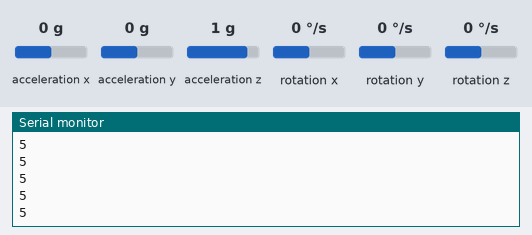
Recording of a sketch running on a simulated Arduino Uno, built with avr-gcc and run on an emulated ATmega328P. Parts: the last lines printed to the serial monitor. The inputs (shaded band) are chosen by the test bench; at power-on: acceleration x 0 g, acceleration y 0 g, acceleration z 1 g, rotation x 0 °/s, rotation y 0 °/s, rotation z 0 °/s.

Above: at 1.2 s.
1.3 s: acceleration x set to -1.4 g
At 1.8 s:
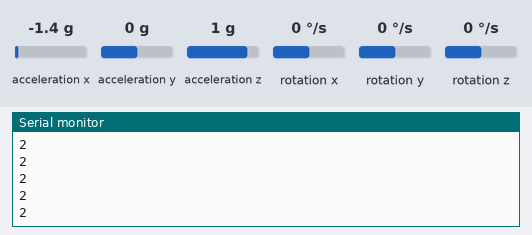
2.8 s: acceleration y set to -1.4 g
At 3.3 s:
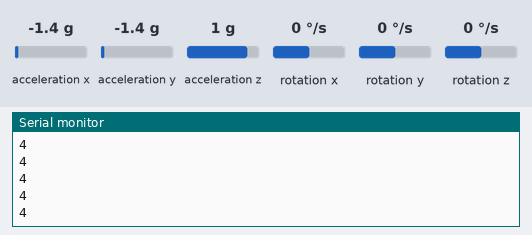
4.3 s: acceleration z set to -1.4 g
At 5.3 s:
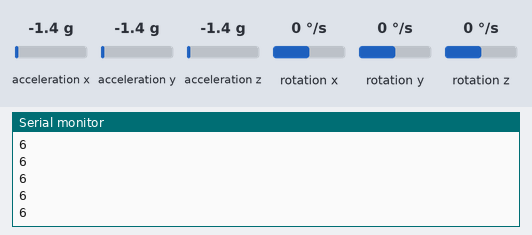
Timing chart, 0 to 7.3 s (numbered marks = the images above; inputs shaded):
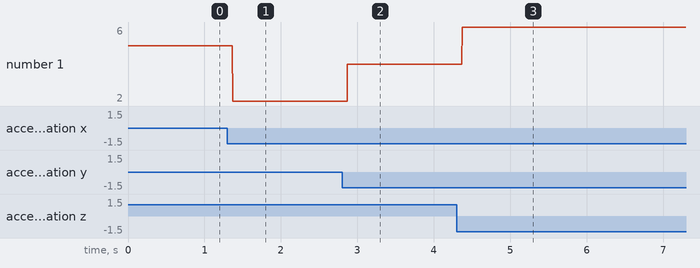

Measured:
- after the input at 1.3 s, the serial monitor: prints a new line after 0.07 s (image 1)
- after the input at 2.8 s, the serial monitor: prints a new line after 0.07 s (image 2)
- after the input at 4.3 s, the serial monitor: prints a new line after 0.07 s (image 3)
- plotted number 1: 5 → 2 after the input at 1.3 s, 2 → 4 after the input at 2.8 s, 4 → 6 after the input at 4.3 s

The sketch:

AccelerometerOrientation.ino
```cpp
/*
  Accelerometer orientation
  context: Arduino

  Determines which face is up,
  using an accelerometer.
  Can be used with any accelerometer, though Arduino 101 is shown
  Turn accelerometer so that all six faces are up in
  order to see all possible values
*/
// includes & globals for LSM303:
#include <Wire.h>
#include <LSM303.h>
LSM303 sensor;

void setup() {
  // setup for LSM303:
  Serial.begin(9600);   // begin serial communication
  Wire.begin();         // initialize I2C
  sensor.init();        // initialize LSM303 sensor
  // enable default range (+/- 2g range):
  sensor.enableDefault();
}

void loop() {
  float x, y, z;
  // read for LSM303:
  sensor.read();
  x = sensor.a.x;
  y = sensor.a.y;
  z = sensor.a.z;
  int orientation = readOrientation(x, y, z);
  Serial.println(orientation);
}

int readOrientation(float x, float y, float z) {
  int result = -1;    // result to return orientation
  int absX = abs(x);  // absolute values of sensor readings
  int absY = abs(y);
  int absZ = abs(z);

  // determine which axis had the greatest magnitude:
  int bigger = max(absX, absY);
  int biggest = max(bigger, absZ);

  if (biggest == absX) {  // if x axis is greatest
    if (x > 0) {          // positive x is up
      result = 1;
    } else {              // negative x is up
      result = 2;
    }
  }
  if (biggest == absY) {  // if y axis is greatest
    if (y > 0) {          // positive y is up
      result = 3;
    } else {
      result = 4;         // negative y is up
    }
  }
  if (biggest == absZ) {  // if z axis is greatest
    if (z > 0) {
      result = 5;         // positive z is up
    } else {
      result = 6;         // negative z is up
    }
  }
  return result;
}
```
